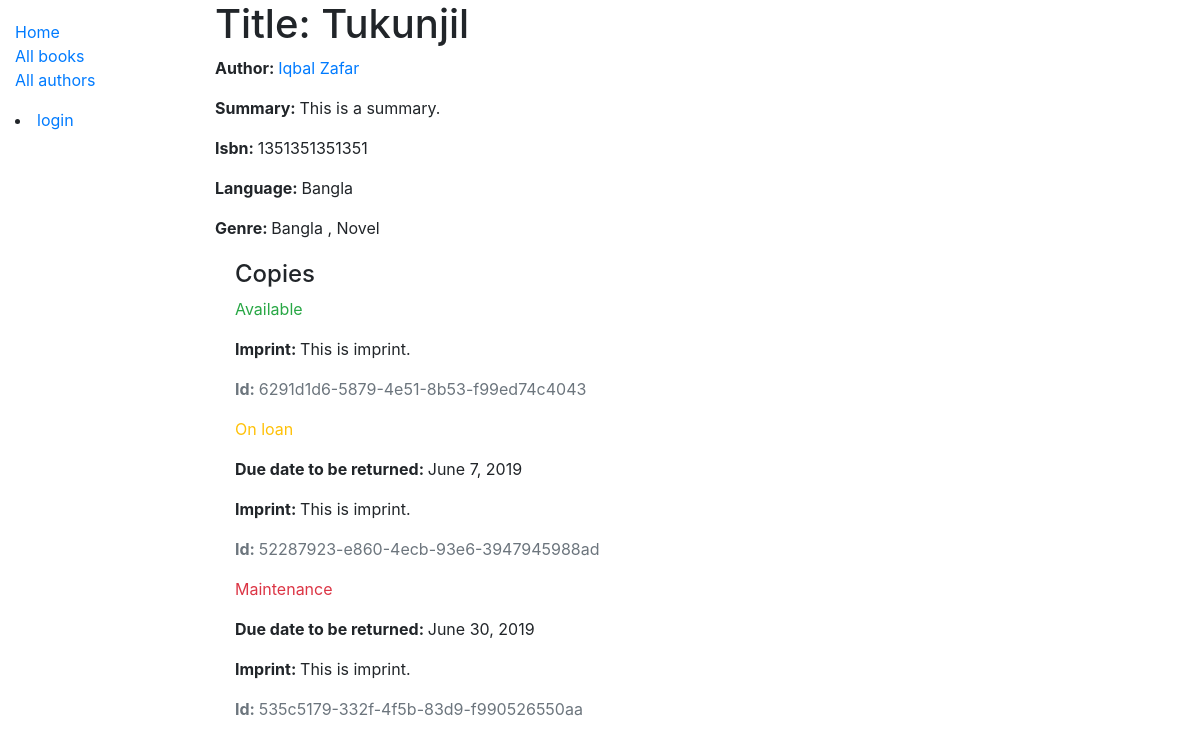
/catalog/book/1, run on the app's committed database.
### catalog/models.py (models this page shows, shortened)
class Book(models.Model):
    title = models.CharField(max_length=200, help_text='Enter the title of the book')
    author = models.ForeignKey(Author, on_delete=models.SET_NULL, null=True)
    summary = models.CharField(max_length=1000, help_text='Enter a brief description of the book')
    isbn = models.CharField('ISBN', max_length=13,
                            help_text='13 Character <a href="https://www.isbn-international.org/'
                                        'content/what-isbn">ISBN number</a>')
    genre = models.ManyToManyField(Genre, help_text='Select a genre for this book')
    language = models.ForeignKey('Language', on_delete=models.SET_NULL, null=True)
    def display_genre(self):
        return ', '.join(genre.name for genre in self.genre.all()[:3])
    display_genre.short_description = 'Genre'

class Author(models.Model):
    first_name = models.CharField(max_length=100)
    last_name = models.CharField(max_length=100)
    date_of_birth = models.DateField(null=True, blank=True)
    date_of_death = models.DateField('Died', null=True, blank=True)
    class Meta:
        ordering = ['last_name', 'first_name']
    def __str__(self):
        return f'{self.last_name} {self.first_name}'

class Language(models.Model):
    name = models.CharField(max_length=200,
                            help_text="Enter the book's natural language (e.g. English, French, Japanese etc.)")
    def __str__(self):
        return self.name

class Genre(models.Model):
    name = models.CharField(max_length=200, help_text='Enter a book genre(e.g. Science Fiction')
    def __str__(self):
        return self.name

class BookInstance(models.Model):
    id = models.UUIDField(primary_key=True, default=uuid.uuid4, help_text='Unique ID for this particular book across whole library')
    book = models.ForeignKey(Book, on_delete=models.SET_NULL, null=True)
    imprint = models.CharField(max_length=200)
    due_back = models.DateField(null=True, blank=True)
    borrower = models.ForeignKey(User, on_delete=models.SET_NULL, null=True, blank=True)
    LOAN_STATUS = (
        ('m', 'Maintenance'),
        ('o', 'On loan'),
        ('a', 'Available'),
        ('r', 'Reserved'),
    )
    status = models.CharField(
        max_length=1,
        choices=LOAN_STATUS,
        blank=True,
        default='m',
        help_text='Book availability',
    )
    class Meta:
        ordering = ['due_back']
        permissions = (('can_mark_returned', 'Set book as returned'),)

### catalog/views.py (the view)
# urls.py: path('book/<int:pk>', views.BookDetailView.as_view(), name='book-detail'),
class BookDetailView(generic.DetailView):
    model = Book

### catalog/templates/catalog/book_detail.html
{% extends 'base_generic.html' %}
{% block content %}
    <h1>Title: {{ book.title }}</h1>
    <p><strong>Author: </strong><a href="{% url 'author-detail' book.author.pk %}">{{ book.author }}</a></p>
    <p><strong>Summary: </strong> {{ book.summary }}</p>
    <p><strong>Isbn: </strong> {{ book.isbn }}</p>
    <p><strong>Language: </strong> {{ book.language }}</p>
    <p><strong>Genre: </strong> {% for genre in book.genre.all %} {{ genre }} {% if not forloop.last %},{% endif %} {% endfor %} </p>
    <div style="margin-left:20px; margin-top:20px">
        <h4>Copies</h4>
        {% for copy in book.bookinstance_set.all %}
            <p class="{% if copy.status == 'a' %}text-success{% elif copy.status == 'm' %}text-danger{% else %}text-warning{% endif %}">{{ copy.get_status_display }}</p>
            {% if copy.status != 'a' %}
                <p><strong>Due date to be returned: </strong>{{ copy.due_back }}</p>
            {% endif %}
            <p><strong>Imprint: </strong>{{ copy.imprint }}</p>
            <p class="text-muted"><strong>Id: </strong>{{ copy.id }}</p>
        {% endfor %}
    </div>
{% endblock %}

### data on the page
Book: title "Tukunjil", author "Iqbal Zafar", summary "This is a summary.", isbn "1351351351351", language "Bangla"
Genre: name "Bangla"
Genre: name "Novel"
BookInstance: status "Available", imprint "This is imprint.", id "6291d1d6-5879-4e51-8b53-f99ed74c4043"
BookInstance: status "On loan", due_back "June 7, 2019", imprint "This is imprint.", id "52287923-e860-4ecb-93e6-3947945988ad"
BookInstance: status "Maintenance", due_back "June 30, 2019", imprint "This is imprint.", id "535c5179-332f-4f5b-83d9-f990526550aa"
